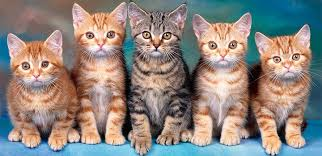
#> input picture outros/gato2.jpg, 322 x 156 px
$ python exemplo4.py
#> lines starting #> are read from the running program, lines starting #| are printed output that depends on the picture; after the words box and inside, x2 and y2 are one past the last pixel; in counts of white or black regions, pixels touching at a corner belong together
import cv2

"""
Moisés 11/05/202
Faz a detecção de imagens de gatos
"""

# Carrega o classificador
classificador = cv2.CascadeClassifier('cascades/haarcascade_frontalcatface.xml')

# Carrega a imagem
imagem = cv2.imread('outros/gato2.jpg')
#> imagem is the input picture: shape (156, 322, 3); mean B, G, R 127.9, 133.9, 142.5

# Converte para cinza
imagem_cinza = cv2.cvtColor(imagem, cv2.COLOR_BGR2GRAY)
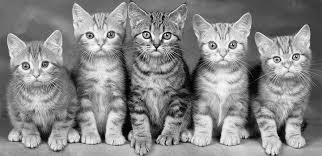
#> imagem_cinza: shape (156, 322); min 0, max 254, mean 135.8

# Variavel que armzena a matriz de dados encontrados
# Faz a detecção, usa scaleFactor (fator de escala das imagens para detecção)
# Usando quando não consegue realizar a detecção por padrão sem scaleFactor
# minNeighbors qtde de vizinhos cada retângulo deve ter para mantê-lo, quando as imagens estão lado a lado
# minSize é o tamanho mínimo da face para detecção
faces_detectadas = classificador.detectMultiScale(imagem_cinza, scaleFactor=1.03)
#> faces_detectadas = [[11, 44, 49, 49], [196, 23, 53, 53], [74, 14, 52, 52], [262, 39, 47, 47], [131, 14, 51, 51], [190, 89, 58, 58], [220, 91, 63, 63]]

print("QTDE FACES DETECTADAS", len(faces_detectadas))
#| QTDE FACES DETECTADAS 7
print("MATRIZ DE DADOS", faces_detectadas)
#| MATRIZ DE DADOS [[ 11  44  49  49]
#|  [196  23  53  53]
#|  [ 74  14  52  52]
#|  [262  39  47  47]
#|  [131  14  51  51]
#|  [190  89  58  58]
#|  [220  91  63  63]]

# Itera sobre a matriz para desenhar o retangulo em cada face encontrada
for (ponto_x, ponto_y, largura, altura) in faces_detectadas:

    largunra_borda = 2
    cor_rgb = (0, 0, 255)
    medidas_retangulo = (ponto_x + largura, ponto_y + altura)
    ponto_x_y = (ponto_x, ponto_y)
    cv2.rectangle(imagem, ponto_x_y, medidas_retangulo, cor_rgb, largunra_borda)
#> this loop made 7 passes
#> (ponto_x, ponto_y, largura, altura, medidas_retangulo) on passes 1 to 7: (11, 44, 49, 49, (60, 93)), (196, 23, 53, 53, (249, 76)), (74, 14, 52, 52, (126, 66)), (262, 39, 47, 47, (309, 86)), (131, 14, 51, 51, (182, 65)), (190, 89, 58, 58, (248, 147)), (220, 91, 63, 63, (283, 154))
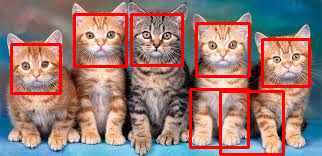
#> imagem: shape (156, 322, 3); 8.77% of pixels changed, all inside (x1, y1, x2, y2) = (10, 13, 311, 156)

cv2.imshow("Faces Encontradas", imagem)
cv2.waitKey()

$ run again, with outros/gato1.jpg copied over outros/gato2.jpg
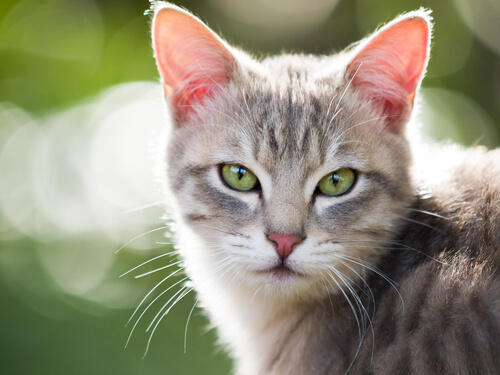
#> input picture outros/gato1.jpg, 500 x 375 px
#> imagem is the input picture: shape (375, 500, 3); mean B, G, R 122.5, 144.7, 148.2
#> `imagem_cinza = cv2.cvtColor(imagem, cv2.COLOR_BGR2GRAY)`:
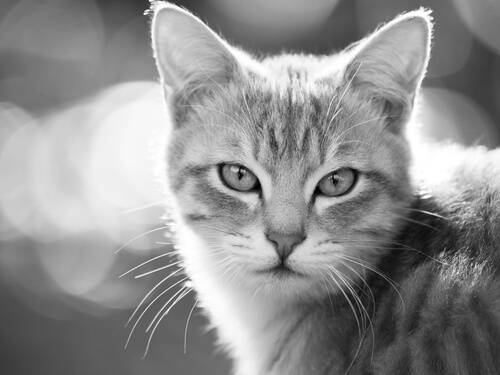
#> imagem_cinza: shape (375, 500); min 0, max 255, mean 143.2
#> faces_detectadas = [[182, 99, 208, 208]]
#| QTDE FACES DETECTADAS 1
#| MATRIZ DE DADOS [[182  99 208 208]]
#> the loop `for (ponto_x, ponto_y, largura, altura) in faces_detectadas: ` made 1 pass
#> (ponto_x, ponto_y, largura, altura, largunra_borda, cor_rgb, medidas_retangulo) on pass 1: (182, 99, 208, 208, 2, (0, 0, 255), (390, 307))
#> after the loop `for (ponto_x, ponto_y, largura, altura) in faces_detectadas:`:
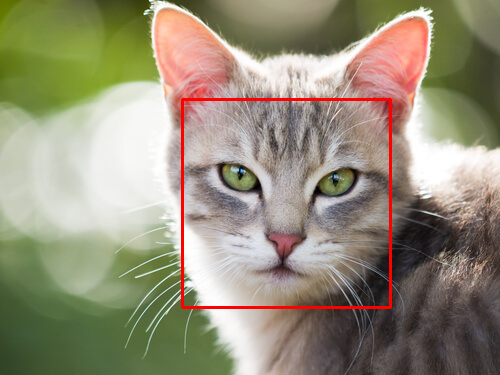
#> imagem: shape (375, 500, 3); 1.33% of pixels changed, all inside (x1, y1, x2, y2) = (181, 98, 392, 309)

$ run again, with outros/gato3.jpg copied over outros/gato2.jpg
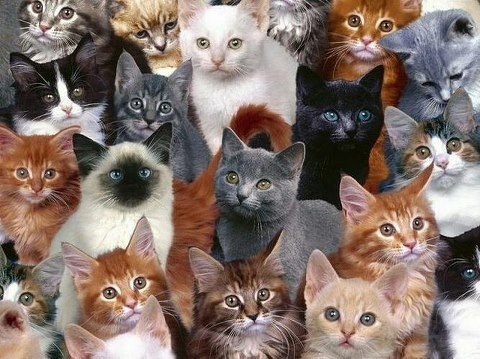
#> input picture outros/gato3.jpg, 480 x 359 px
#> imagem is the input picture: shape (359, 480, 3); mean B, G, R 107, 115.2, 131.8
#> `imagem_cinza = cv2.cvtColor(imagem, cv2.COLOR_BGR2GRAY)`:
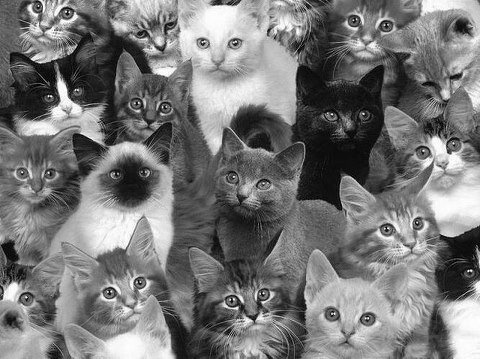
#> imagem_cinza: shape (359, 480); min 0, max 255, mean 119.3
#> faces_detectadas = [[7, 149, 59, 59], [33, 68, 59, 59], [122, 83, 57, 57], [403, 122, 70, 70], [182, 14, 74, 74], [315, 288, 69, 69], [210, 266, 75, 75], [317, 88, 65, 65], [93, 143, 74, 74], [338, 0, 62, 62], [86, 259, 78, 78]]
#| QTDE FACES DETECTADAS 11
#| MATRIZ DE DADOS [[  7 149  59  59]
#|  [ 33  68  59  59]
#|  [122  83  57  57]
#|  [403 122  70  70]
#|  [182  14  74  74]
#|  [315 288  69  69]
#> (further printed lines are left out)
#> the loop `for (ponto_x, ponto_y, largura, altura) in faces_detectadas: ` made 11 passes
#> (ponto_x, ponto_y, largura, altura, medidas_retangulo) on passes 1 to 8: (7, 149, 59, 59, (66, 208)), (33, 68, 59, 59, (92, 127)), (122, 83, 57, 57, (179, 140)), (403, 122, 70, 70, (473, 192)), (182, 14, 74, 74, (256, 88)), (315, 288, 69, 69, (384, 357)), (210, 266, 75, 75, (285, 341)), (317, 88, 65, 65, (382, 153))
#> after the loop `for (ponto_x, ponto_y, largura, altura) in faces_detectadas:`:
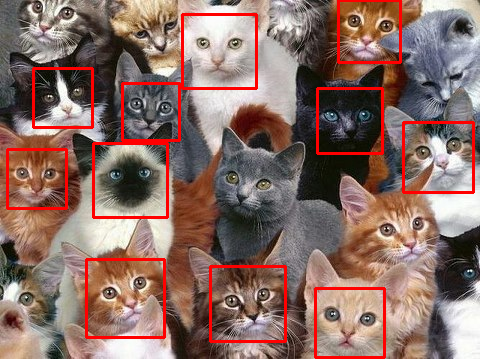
#> imagem: shape (359, 480, 3); 5.11% of pixels changed, all inside (x1, y1, x2, y2) = (6, 0, 475, 359)
